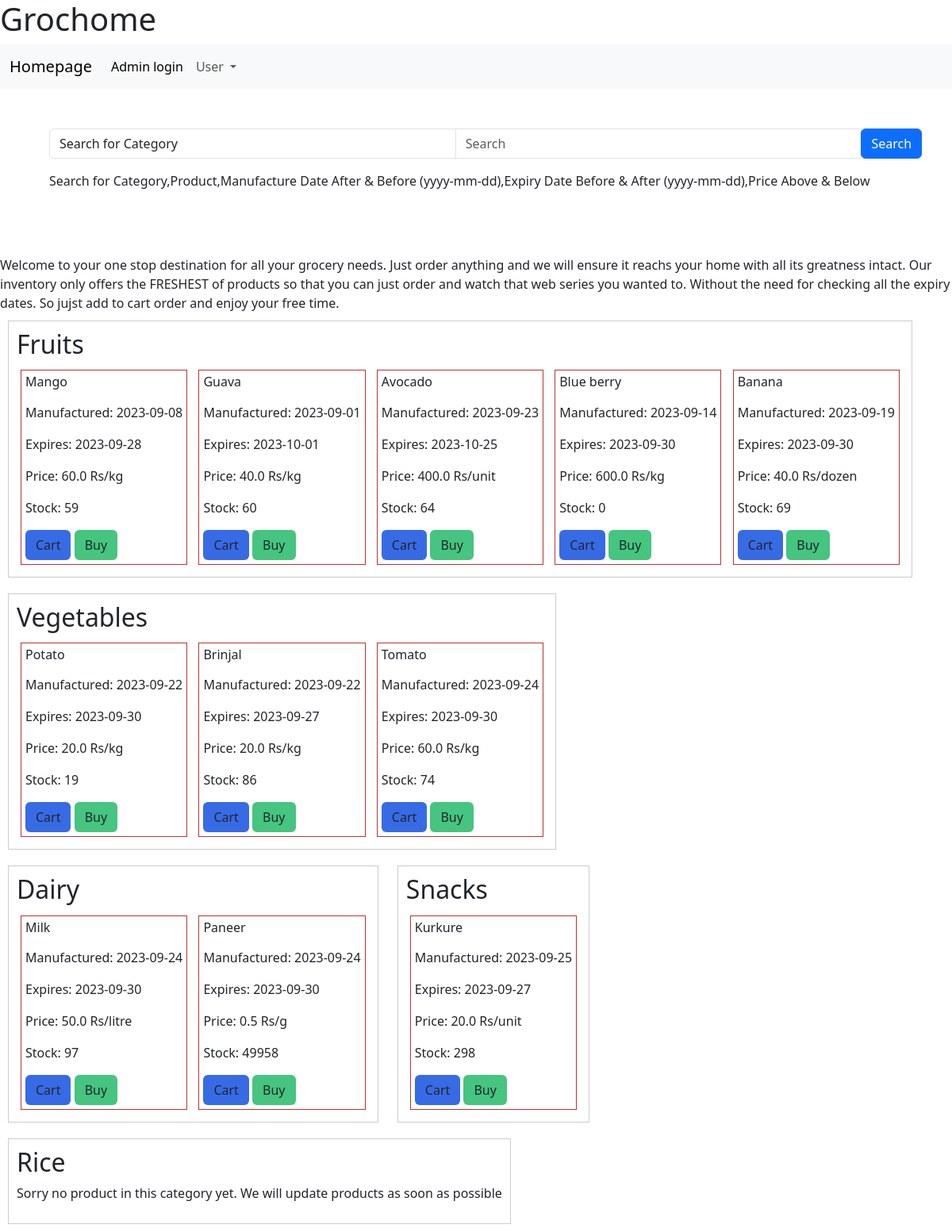
The page / on the database its author committed.
### app/models.py (models this page shows)
class Section(db.Model):
    id = db.Column(db.Integer, primary_key=True)
    name = db.Column(db.String(100), unique=True, nullable=False)
    products = db.relationship('Product', backref='section', lazy=True)

class Product(db.Model):
    id = db.Column(db.Integer, primary_key=True)
    name = db.Column(db.String(100), unique=True, nullable=False)
    manufacture_date = db.Column(db.Date, nullable=True)
    expiry_date = db.Column(db.Date, nullable=True)
    rate_per_unit = db.Column(db.Float, nullable=False)
    unit_type = db.Column(db.String(20), nullable=False)
    quantity = db.Column(db.Integer, nullable=False)
    section_id = db.Column(db.Integer, db.ForeignKey('section.id'), nullable=False)
    cart_items_product = db.relationship('CartItem', backref='product_ref', lazy=True,cascade="all, delete-orphan")
    shopping_lists = db.relationship('ShoppingList', backref='product_ref_shopinglist', lazy=True,cascade="all, delete-orphan")

### app/routes.py (the view)
@app.route('/')
def home():
        categories = Section.query.all()
        return render_template('home.html', categories=categories)

### app/templates/home.html (shortened to what this page needs)
{% extends "base.html" %}
{% block main %}
    <div class="container" style="display: flex; justify-content: space-between; margin: 50px;">
        <form method="POST" action="{{ url_for('search_home') }}" class="mb-3">
          <div class="input-group mb-3" style="width: 1100px;">
          <div class="input-group">
            <select class="form-control" name="search_type">
              <option value="category">Search for Category</option>
          </select>
            <input type="text" class="form-control" placeholder="Search" name="search_query">
            <div class="input-group-append">
              <button class="btn btn-primary" type="submit">Search</button>
            </div>
            </div>
          </div>
          <p>Search for Category,Product,Manufacture Date After & Before (yyyy-mm-dd),Expiry Date Before & After (yyyy-mm-dd),Price Above & Below </p>
        </form>
      </div>
Welcome to your one stop destination for all your grocery needs. Just order anything and we will ensure it reachs your home with all its greatness intact. Our inventory only offers the FRESHEST of products so that you can just order and watch that web series you wanted to. Without the need for checking all the expiry dates. So jujst add to cart order and enjoy your free time.
{% if categories %}
{% for category in categories %}
<div class="category-box">
    <h2>{{ category.name }}</h2>
    {% if category.products %}
    {% for product in category.products %}
    <div class="product-box">
       <h6><p>{{ product.name }}</p></h6>
        <p>Manufactured: {{ product.manufacture_date }}</p>
            <p>Expires: {{ product.expiry_date }}</p>
            <p>Price: {{ product.rate_per_unit }}  {{ product.unit_type }}</p>
            <p>Stock:  {{ product.quantity }}</p>
            <div class="button-container">
              <form method="POST" action="{{ url_for('add_to_cart', product_id=product.id) }}" style="display: inline;">
                <button type="submit" class="btn product-button" style="background-color: rgb(55, 107, 229);"> Cart</button>
            </form>
            <form method="POST" action="{{ url_for('buy', product_id=product.id) }}" style="display: inline;">
              <button type="submit" class="btn product-button" style="background-color: rgb(69, 197, 127);"> Buy</button>
          </form>
            </div>
        </div>
            {% endfor %}
            {% else %}
        <p>Sorry no product in this category yet. We will update products as soon as possible</p>
            {% endif %}
        </div>
        {% endfor %}
        {% endif %}
{% endblock %}

### app/templates/base.html (shortened to what this page needs)
<!doctype html>
<html lang="en">
  <head>
    <link href="https://cdn.jsdelivr.net/npm/bootstrap@5.3.1/dist/css/bootstrap.min.css" rel="stylesheet">
  </head>
  <body>
    {% if request.endpoint != 'login' and request.endpoint != 'register' and request.endpoint!= 'adminlogin' %}
    {% include 'navbar.html' %}
    {%endif%}
    <main> {% block main %}{% endblock %}</main>
  </body>
</html>

### app/templates/navbar.html (shortened to what this page needs)
<!DOCTYPE html>
<html lang="en">
<head>
    <link href="https://cdn.jsdelivr.net/npm/bootstrap@5.3.1/dist/css/bootstrap.min.css" rel="stylesheet">
</head>
<body>
    <h1>Grochome</h1>
    <nav class="navbar navbar-expand-lg bg-body-tertiary">
        <div class="container-fluid">
          <a class="navbar-brand" href="/">Homepage</a>
          {% if not current_user.is_authenticated %}
          <div class="collapse navbar-collapse" id="navbarSupportedContent">
            <ul class="navbar-nav me-auto mb-2 mb-lg-0">
              <li class="nav-item">
                <a class="nav-link active" aria-current="page" href="{{ url_for('adminlogin') }}">Admin login</a>
              </li>
              <li class="nav-item dropdown">
                <a class="nav-link dropdown-toggle" href="#" role="button" data-bs-toggle="dropdown" aria-expanded="false">
                  User
                </a>
                {% endif %}
            </ul>
          </div>
        </div>
      </nav>
</body>
</html>

### app/templates/base.html (style rules this page uses)
.category-box { border: 1px solid #ccc; padding: 10px; margin: 10px; display: inline-block; }
.product-box { border: 1px solid #ba3333; padding: 5px; margin: 5px; display: inline-block; }

### rows shown on the page
Section: name "Fruits"
Product: name "Mango", manufacture_date "2023-09-08", expiry_date "2023-09-28", rate_per_unit "60.0", unit_type "Rs/kg", quantity "59"
Product: name "Guava", manufacture_date "2023-09-01", expiry_date "2023-10-01", rate_per_unit "40.0", unit_type "Rs/kg", quantity "60"
Product: name "Avocado", manufacture_date "2023-09-23", expiry_date "2023-10-25", rate_per_unit "400.0", unit_type "Rs/unit", quantity "64"
Product: name "Blue berry", manufacture_date "2023-09-14", expiry_date "2023-09-30", rate_per_unit "600.0", unit_type "Rs/kg", quantity "0"
Product: name "Banana", manufacture_date "2023-09-19", expiry_date "2023-09-30", rate_per_unit "40.0", unit_type "Rs/dozen", quantity "69"
Section: name "Vegetables"
Product: name "Potato", manufacture_date "2023-09-22", expiry_date "2023-09-30", rate_per_unit "20.0", unit_type "Rs/kg", quantity "19"
Product: name "Brinjal", manufacture_date "2023-09-22", expiry_date "2023-09-27", rate_per_unit "20.0", unit_type "Rs/kg", quantity "86"
Product: name "Tomato", manufacture_date "2023-09-24", expiry_date "2023-09-30", rate_per_unit "60.0", unit_type "Rs/kg", quantity "74"
Section: name "Dairy"
Product: name "Milk", manufacture_date "2023-09-24", expiry_date "2023-09-30", rate_per_unit "50.0", unit_type "Rs/litre", quantity "97"
Product: name "Paneer", manufacture_date "2023-09-24", expiry_date "2023-09-30", rate_per_unit "0.5", unit_type "Rs/g", quantity "49958"
Section: name "Snacks"
Product: name "Kurkure", manufacture_date "2023-09-25", expiry_date "2023-09-27", rate_per_unit "20.0", unit_type "Rs/unit", quantity "298"
Section: name "Rice", shows "Sorry no product in this category yet. We will update products as soon as possible"
